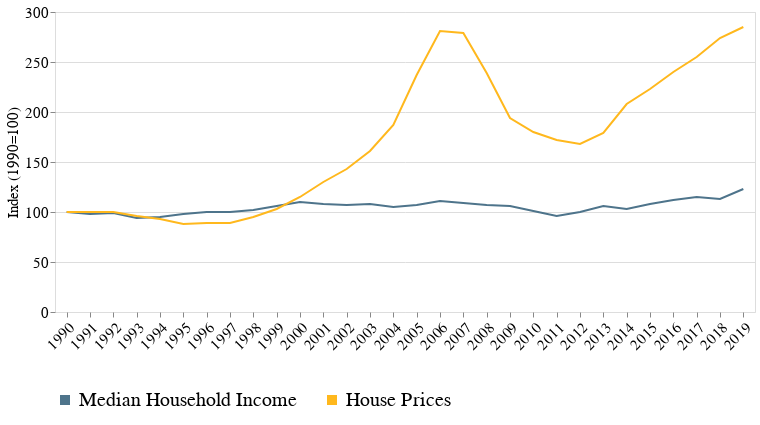

Notebook code for this chart:
### Code cell
alt.Chart(fig2).mark_line().encode(
    alt.X('year:O',title=" ",axis=alt.Axis( labelAngle=-45)),
    alt.Y('value',title="Index (1990=100)"),
    color=alt.Color('variable:O',title="",scale=alt.Scale(domain=[
                        "Median Household Income","House Prices"],range=["#4E748B","#FFB81D"]))).configure_legend(orient="bottom",labelLimit= 0,titleLimit=0,titleFontSize=18,symbolStrokeWidth=10,
labelFontSize=20,labelFont="Georgia",titleFont="Georgia").configure_axis(domain=False,labelFont='Georgia',titleFont='Georgia',titleFontWeight="normal",labelFontSize=15,titleFontSize=15).properties(
    width=700)

### Figure 1 — Vega-Lite specification as saved in the notebook (floating-point values rounded to 4 significant figures)
{"config": {"view": {"continuousWidth": 400, "continuousHeight": 300}, "axis": {"domain": false, "labelFont": "Georgia", "labelFontSize": 15, "titleFont": "Georgia", "titleFontSize": 15, "titleFontWeight": "normal"}, "legend": {"labelFont": "Georgia", "labelFontSize": 20, "labelLimit": 0, "orient": "bottom", "symbolStrokeWidth": 10, "titleFont": "Georgia", "titleFontSize": 18, "titleLimit": 0}}, "data": {"name": "data-90ba0d4c75efaf1435c2e07df80e1b3f"}, "mark": "line", "encoding": {"color": {"field": "variable", "scale": {"domain": ["Median Household Income", "House Prices"], "range": ["#4E748B", "#FFB81D"]}, "title": "", "type": "ordinal"}, "x": {"axis": {"labelAngle": -45}, "field": "year", "title": " ", "type": "ordinal"}, "y": {"field": "value", "title": "Index (1990=100)", "type": "quantitative"}}, "width": 700, "$schema": "https://vega.github.io/schema/vega-lite/v4.17.0.json", "datasets": {"data-90ba0d4c75efaf1435c2e07df80e1b3f": [{"year": 1990, "variable": "Median Household Income", "value": 100}, {"year": 1991, "variable": "Median Household Income", "value": 98}, {"year": 1992, "variable": "Median Household Income", "value": 99}, {"year": 1993, "variable": "Median Household Income", "value": 94}, {"year": 1994, "variable": "Median Household Income", "value": 95}, {"year": 1995, "variable": "Median Household Income", "value": 98}, {"year": 1996, "variable": "Median Household Income", "value": 100}, {"year": 1997, "variable": "Median Household Income", "value": 100}, {"year": 1998, "variable": "Median Household Income", "value": 102}, {"year": 1999, "variable": "Median Household Income", "value": 106}, {"year": 2000, "variable": "Median Household Income", "value": 110}, {"year": 2001, "variable": "Median Household Income", "value": 108}, {"year": 2002, "variable": "Median Household Income", "value": 107}, {"year": 2003, "variable": "Median Household Income", "value": 108}, {"year": 2004, "variable": "Median Household Income", "value": 105}, {"year": 2005, "variable": "Median Household Income", "value": 107}, {"year": 2006, "variable": "Median Household Income", "value": 111}, {"year": 2007, "variable": "Median Household Income", "value": 109}, {"year": 2008, "variable": "Median Household Income", "value": 107}, {"year": 2009, "variable": "Median Household Income", "value": 106}, {"year": 2010, "variable": "Median Household Income", "value": 101}, {"year": 2011, "variable": "Median Household Income", "value": 96}, {"year": 2012, "variable": "Median Household Income", "value": 100}, {"year": 2013, "variable": "Median Household Income", "value": 106}, {"year": 2014, "variable": "Median Household Income", "value": 103}, {"year": 2015, "variable": "Median Household Income", "value": 108}, {"year": 2016, "variable": "Median Household Income", "value": 112}, {"year": 2017, "variable": "Median Household Income", "value": 115}, {"year": 2018, "variable": "Median Household Income", "value": 113}, {"year": 2019, "variable": "Median Household Income", "value": 123}, {"year": 1990, "variable": "House Prices", "value": 100}, {"year": 1991, "variable": "House Prices", "value": 100}, {"year": 1992, "variable": "House Prices", "value": 100}, {"year": 1993, "variable": "House Prices", "value": 96}, {"year": 1994, "variable": "House Prices", "value": 93}, {"year": 1995, "variable": "House Prices", "value": 88}, {"year": 1996, "variable": "House Prices", "value": 89}, {"year": 1997, "variable": "House Prices", "value": 89}, {"year": 1998, "variable": "House Prices", "value": 95}, {"year": 1999, "variable": "House Prices", "value": 103}, {"year": 2000, "variable": "House Prices", "value": 115}, {"year": 2001, "variable": "House Prices", "value": 130}, {"year": 2002, "variable": "House Prices", "value": 143}, {"year": 2003, "variable": "House Prices", "value": 161}, {"year": 2004, "variable": "House Prices", "value": 187}, {"year": 2005, "variable": "House Prices", "value": 237}, {"year": 2006, "variable": "House Prices", "value": 281}, {"year": 2007, "variable": "House Prices", "value": 279}, {"year": 2008, "variable": "House Prices", "value": 239}, {"year": 2009, "variable": "House Prices", "value": 194}, {"year": 2010, "variable": "House Prices", "value": 180}, {"year": 2011, "variable": "House Prices", "value": 172}, {"year": 2012, "variable": "House Prices", "value": 168}, {"year": 2013, "variable": "House Prices", "value": 179}, {"year": 2014, "variable": "House Prices", "value": 208}, {"year": 2015, "variable": "House Prices", "value": 223}, {"year": 2016, "variable": "House Prices", "value": 240}, {"year": 2017, "variable": "House Prices", "value": 255}, {"year": 2018, "variable": "House Prices", "value": 274}, {"year": 2019, "variable": "House Prices", "value": 285}]}}
